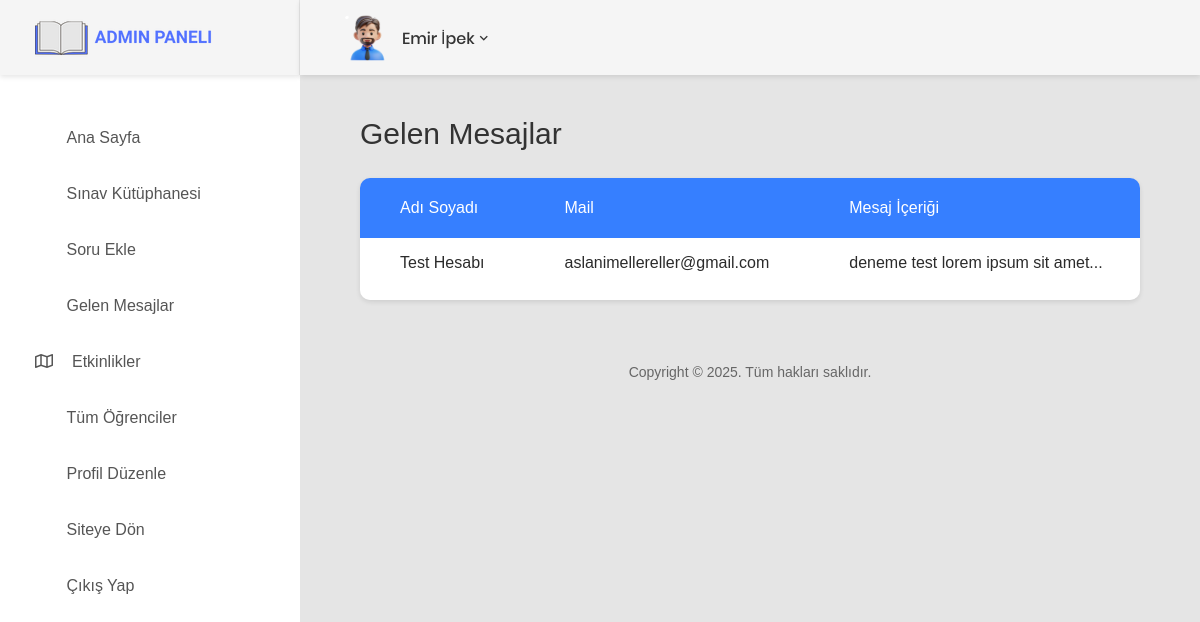
/AdminPanel/messagelist.php (signed in), run on the app's committed database.
### tables this page shows
CREATE TABLE `message` (
  `Id` int NOT NULL,
  `Message` varchar(255) NOT NULL,
  `Date` datetime NOT NULL,
  `Subject` varchar(120) NOT NULL,
  `Name` varchar(120) NOT NULL,
  `Mail` varchar(120) NOT NULL
);

### AdminPanel/messagelist.php (the view, shortened to what this page needs)
<?php
include_once 'head.php'
?>
<?php if (isset($_SESSION['Id']) && isset($_SESSION['Mail']) && isset($_SESSION['Admin'])) { ?>
<body>
<div class="page-wrapper">
    <?php
    include_once 'sidebar.php';
    ?>
    <div class="page-container">
        <header class="header-desktop">
            <div class="section__content section__content--p30">
                <div class="container-fluid">
                    <?php
                    include_once 'header.php';
                    ?>
                </div>
            </div>
        </header>
        <div class="main-content">
            <div class="section__content section__content--p30">
                <div class="container-fluid">
                    <div class="col-md-12">
                        <div class="overview-wrap">
                            <h2 class="title-1">Gelen Mesajlar</h2>
                        </div>
                    </div>
                    <br>
                    <div class="col-lg-12">
                        <div class="table-responsive table--no-card m-b-40">
                            <table class="table table-borderless table-striped table-earning">
                                <thead>
                                <tr>
                                    <th>Adı Soyadı</th>
                                    <th>Mail</th>
                                    <th>Mesaj İçeriği</th>
                                </tr>
                                </thead>
                                <tbody>
                                <?php $mesajlar = $conn->query("SELECT * FROM message")->fetchAll();
                                foreach ($mesajlar as $item) { ?>
                                    <tr>
                                        <td><?php echo $item['Name']; ?></td>
                                        <td><?php echo $item['Mail']; ?></td>
                                        <td><?php echo substr($item['Message'], 0, 50); ?>...</td>
                                    </tr>
                                <?php } ?>
                                </tbody>
                            </table>
                        </div>
                    </div>
                    <?php
                    include_once 'footer.php';
                    ?>
                </div>
            </div>
        </div>
    </div>
</div>
<?php
include_once 'script.php';
} else {
    header("Location: login.php?error=" . urlencode("Lütfen bu sayfayı görüntülemek için önce oturum açın."));
}
?>

### data on the page
message: Name "Test Hesabı", Mail "aslanimellereller@gmail.com", Message "deneme test lorem ipsum sit amet"

### other printed values
$_SESSION['Name'] "Emir İpek"
